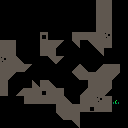

Rendered tile map (Tiled .tmx) drawn with the repository's tilesets; below, a short description and the full map source, tile grids included:
An orthogonal 16x16 tile map with 8x8 px tiles, 1 tile layer (Tile Layer 1).

<map version="1.8" tiledversion="1.8.2" orientation="orthogonal" renderorder="right-down" width="16" height="16" tilewidth="8" tileheight="8" infinite="0" nextlayerid="2" nextobjectid="1">
 <tileset firstgid="1" source="../tileset 1.tsx" />
 <layer id="1" name="Tile Layer 1" width="16" height="16">
  <data encoding="csv">
0,0,0,0,0,0,0,0,0,0,0,0,72,72,0,0,
0,0,0,0,0,0,0,0,0,0,0,0,72,72,0,0,
0,0,0,0,0,0,0,0,0,0,0,0,72,72,0,0,
0,0,0,0,0,0,0,0,0,0,0,0,72,72,0,0,
0,0,0,0,0,89,0,0,0,72,72,72,72,73,0,0,
72,72,0,0,0,72,72,57,0,56,0,56,72,72,0,0,
72,72,0,0,0,72,72,0,0,0,0,0,56,0,0,0,
73,72,41,0,0,0,56,57,0,0,0,0,0,0,0,0,
72,72,72,57,0,0,0,0,0,40,41,0,40,72,72,0,
72,57,0,0,0,0,0,0,0,56,72,72,72,72,57,0,
72,0,0,0,41,72,41,0,0,0,0,72,72,72,0,0,
72,0,40,72,72,89,72,72,0,0,40,72,72,57,0,0,
0,0,0,72,72,72,72,72,41,0,72,72,73,72,3,0,
0,0,0,0,0,0,0,72,72,72,72,89,72,72,0,0,
0,0,0,0,0,0,0,56,72,72,0,0,0,0,0,0,
0,0,0,0,0,0,0,0,0,56,0,0,0,0,0,0
</data>
 </layer>
</map>
